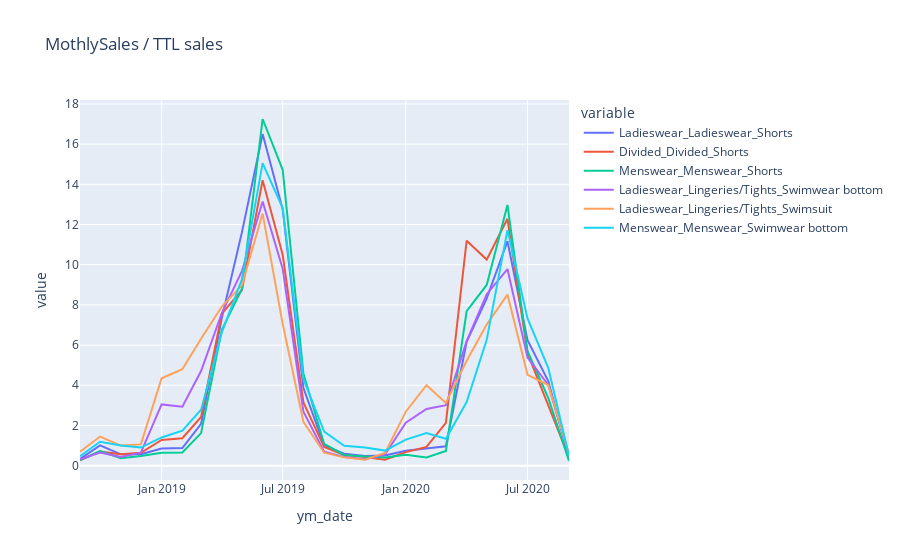

Source (notebook cell):
### Code cell
display(dfgrp2.corr()[['Ladieswear_Ladieswear_Jacket']].reset_index().sort_values(by='Ladieswear_Ladieswear_Jacket').head(10))

fig = px.line(dfgrp2, x='ym_date', y=['Ladieswear_Ladieswear_Shorts',
                                        'Divided_Divided_Shorts',
                                        'Menswear_Menswear_Shorts',
                                        'Ladieswear_Lingeries/Tights_Swimwear bottom',
                                        'Ladieswear_Lingeries/Tights_Swimsuit',
                                        'Menswear_Menswear_Swimwear bottom'], title="MothlySales / TTL sales")
fig.show()

### Figure 1 — Plotly figure (JSON) as saved in the notebook; plotly's stock layout.template omitted (floating-point values rounded to 4 significant figures)
{"data": [{"hovertemplate": "variable=Ladieswear_Ladieswear_Shorts<br>ym_date=%{x}<br>value=%{y}<extra></extra>", "legendgroup": "Ladieswear_Ladieswear_Shorts", "line": {"color": "#636efa", "dash": "solid"}, "marker": {"symbol": "circle"}, "mode": "lines", "name": "Ladieswear_Ladieswear_Shorts", "orientation": "v", "showlegend": true, "type": "scatter", "x": ["2018-09-01T00:00:00", "2018-10-01T00:00:00", "2018-11-01T00:00:00", "2018-12-01T00:00:00", "2019-01-01T00:00:00", "2019-02-01T00:00:00", "2019-03-01T00:00:00", "2019-04-01T00:00:00", "2019-05-01T00:00:00", "2019-06-01T00:00:00", "2019-07-01T00:00:00", "2019-08-01T00:00:00", "2019-09-01T00:00:00", "2019-10-01T00:00:00", "2019-11-01T00:00:00", "2019-12-01T00:00:00", "2020-01-01T00:00:00", "2020-02-01T00:00:00", "2020-03-01T00:00:00", "2020-04-01T00:00:00", "2020-05-01T00:00:00", "2020-06-01T00:00:00", "2020-07-01T00:00:00", "2020-08-01T00:00:00", "2020-09-01T00:00:00"], "xaxis": "x", "y": [0.3384, 1.011, 0.5625, 0.5729, 0.8492, 0.8772, 2.078, 7.349, 11.61, 16.5, 12.76, 3.862, 0.9989, 0.5911, 0.4809, 0.5078, 0.7444, 0.8583, 0.9649, 6.165, 8.323, 11.17, 6.246, 4.205, 0.3828], "yaxis": "y"}, {"hovertemplate": "variable=Divided_Divided_Shorts<br>ym_date=%{x}<br>value=%{y}<extra></extra>", "legendgroup": "Divided_Divided_Shorts", "line": {"color": "#EF553B", "dash": "solid"}, "marker": {"symbol": "circle"}, "mode": "lines", "name": "Divided_Divided_Shorts", "orientation": "v", "showlegend": true, "type": "scatter", "x": ["2018-09-01T00:00:00", "2018-10-01T00:00:00", "2018-11-01T00:00:00", "2018-12-01T00:00:00", "2019-01-01T00:00:00", "2019-02-01T00:00:00", "2019-03-01T00:00:00", "2019-04-01T00:00:00", "2019-05-01T00:00:00", "2019-06-01T00:00:00", "2019-07-01T00:00:00", "2019-08-01T00:00:00", "2019-09-01T00:00:00", "2019-10-01T00:00:00", "2019-11-01T00:00:00", "2019-12-01T00:00:00", "2020-01-01T00:00:00", "2020-02-01T00:00:00", "2020-03-01T00:00:00", "2020-04-01T00:00:00", "2020-05-01T00:00:00", "2020-06-01T00:00:00", "2020-07-01T00:00:00", "2020-08-01T00:00:00", "2020-09-01T00:00:00"], "xaxis": "x", "y": [0.2673, 0.6966, 0.5627, 0.638, 1.281, 1.362, 2.424, 7.562, 8.728, 14.21, 10.49, 3.15, 0.9254, 0.5304, 0.4258, 0.2944, 0.6722, 0.9341, 2.126, 11.2, 10.26, 12.28, 5.595, 2.987, 0.3989], "yaxis": "y"}, {"hovertemplate": "variable=Menswear_Menswear_Shorts<br>ym_date=%{x}<br>value=%{y}<extra></extra>", "legendgroup": "Menswear_Menswear_Shorts", "line": {"color": "#00cc96", "dash": "solid"}, "marker": {"symbol": "circle"}, "mode": "lines", "name": "Menswear_Menswear_Shorts", "orientation": "v", "showlegend": true, "type": "scatter", "x": ["2018-09-01T00:00:00", "2018-10-01T00:00:00", "2018-11-01T00:00:00", "2018-12-01T00:00:00", "2019-01-01T00:00:00", "2019-02-01T00:00:00", "2019-03-01T00:00:00", "2019-04-01T00:00:00", "2019-05-01T00:00:00", "2019-06-01T00:00:00", "2019-07-01T00:00:00", "2019-08-01T00:00:00", "2019-09-01T00:00:00", "2019-10-01T00:00:00", "2019-11-01T00:00:00", "2019-12-01T00:00:00", "2020-01-01T00:00:00", "2020-02-01T00:00:00", "2020-03-01T00:00:00", "2020-04-01T00:00:00", "2020-05-01T00:00:00", "2020-06-01T00:00:00", "2020-07-01T00:00:00", "2020-08-01T00:00:00", "2020-09-01T00:00:00"], "xaxis": "x", "y": [0.2765, 0.7293, 0.3721, 0.4794, 0.639, 0.6522, 1.62, 6.763, 8.793, 17.25, 14.72, 4.578, 1.08, 0.53, 0.4601, 0.4056, 0.5425, 0.4119, 0.729, 7.69, 8.992, 12.98, 5.7, 3.373, 0.2313], "yaxis": "y"}, {"hovertemplate": "variable=Ladieswear_Lingeries/Tights_Swimwear bottom<br>ym_date=%{x}<br>value=%{y}<extra></extra>", "legendgroup": "Ladieswear_Lingeries/Tights_Swimwear bottom", "line": {"color": "#ab63fa", "dash": "solid"}, "marker": {"symbol": "circle"}, "mode": "lines", "name": "Ladieswear_Lingeries/Tights_Swimwear bottom", "orientation": "v", "showlegend": true, "type": "scatter", "x": ["2018-09-01T00:00:00", "2018-10-01T00:00:00", "2018-11-01T00:00:00", "2018-12-01T00:00:00", "2019-01-01T00:00:00", "2019-02-01T00:00:00", "2019-03-01T00:00:00", "2019-04-01T00:00:00", "2019-05-01T00:00:00", "2019-06-01T00:00:00", "2019-07-01T00:00:00", "2019-08-01T00:00:00", "2019-09-01T00:00:00", "2019-10-01T00:00:00", "2019-11-01T00:00:00", "2019-12-01T00:00:00", "2020-01-01T00:00:00", "2020-02-01T00:00:00", "2020-03-01T00:00:00", "2020-04-01T00:00:00", "2020-05-01T00:00:00", "2020-06-01T00:00:00", "2020-07-01T00:00:00", "2020-08-01T00:00:00", "2020-09-01T00:00:00"], "xaxis": "x", "y": [0.32, 0.6573, 0.4273, 0.647, 3.049, 2.936, 4.709, 7.596, 9.677, 13.15, 9.798, 2.681, 0.694, 0.4317, 0.3148, 0.5569, 2.136, 2.819, 3.008, 6.196, 8.532, 9.784, 5.377, 4.015, 0.491], "yaxis": "y"}, {"hovertemplate": "variable=Ladieswear_Lingeries/Tights_Swimsuit<br>ym_date=%{x}<br>value=%{y}<extra></extra>", "legendgroup": "Ladieswear_Lingeries/Tights_Swimsuit", "line": {"color": "#FFA15A", "dash": "solid"}, "marker": {"symbol": "circle"}, "mode": "lines", "name": "Ladieswear_Lingeries/Tights_Swimsuit", "orientation": "v", "showlegend": true, "type": "scatter", "x": ["2018-09-01T00:00:00", "2018-10-01T00:00:00", "2018-11-01T00:00:00", "2018-12-01T00:00:00", "2019-01-01T00:00:00", "2019-02-01T00:00:00", "2019-03-01T00:00:00", "2019-04-01T00:00:00", "2019-05-01T00:00:00", "2019-06-01T00:00:00", "2019-07-01T00:00:00", "2019-08-01T00:00:00", "2019-09-01T00:00:00", "2019-10-01T00:00:00", "2019-11-01T00:00:00", "2019-12-01T00:00:00", "2020-01-01T00:00:00", "2020-02-01T00:00:00", "2020-03-01T00:00:00", "2020-04-01T00:00:00", "2020-05-01T00:00:00", "2020-06-01T00:00:00", "2020-07-01T00:00:00", "2020-08-01T00:00:00", "2020-09-01T00:00:00"], "xaxis": "x", "y": [0.69, 1.447, 1.0, 1.058, 4.35, 4.797, 6.31, 7.919, 8.973, 12.55, 7.057, 2.182, 0.6435, 0.4119, 0.2995, 0.6321, 2.686, 4.006, 3.122, 5.219, 7.025, 8.513, 4.522, 4.012, 0.5755], "yaxis": "y"}, {"hovertemplate": "variable=Menswear_Menswear_Swimwear bottom<br>ym_date=%{x}<br>value=%{y}<extra></extra>", "legendgroup": "Menswear_Menswear_Swimwear bottom", "line": {"color": "#19d3f3", "dash": "solid"}, "marker": {"symbol": "circle"}, "mode": "lines", "name": "Menswear_Menswear_Swimwear bottom", "orientation": "v", "showlegend": true, "type": "scatter", "x": ["2018-09-01T00:00:00", "2018-10-01T00:00:00", "2018-11-01T00:00:00", "2018-12-01T00:00:00", "2019-01-01T00:00:00", "2019-02-01T00:00:00", "2019-03-01T00:00:00", "2019-04-01T00:00:00", "2019-05-01T00:00:00", "2019-06-01T00:00:00", "2019-07-01T00:00:00", "2019-08-01T00:00:00", "2019-09-01T00:00:00", "2019-10-01T00:00:00", "2019-11-01T00:00:00", "2019-12-01T00:00:00", "2020-01-01T00:00:00", "2020-02-01T00:00:00", "2020-03-01T00:00:00", "2020-04-01T00:00:00", "2020-05-01T00:00:00", "2020-06-01T00:00:00", "2020-07-01T00:00:00", "2020-08-01T00:00:00", "2020-09-01T00:00:00"], "xaxis": "x", "y": [0.4693, 1.191, 1.001, 0.9013, 1.403, 1.745, 2.787, 6.626, 9.275, 15.05, 12.82, 4.311, 1.691, 0.987, 0.9059, 0.7482, 1.295, 1.618, 1.339, 3.166, 6.264, 11.72, 7.328, 4.873, 0.4813], "yaxis": "y"}], "layout": {"legend": {"title": {"text": "variable"}, "tracegroupgap": 0}, "title": {"text": "MothlySales / TTL sales"}, "xaxis": {"anchor": "y", "domain": [0, 1], "title": {"text": "ym_date"}}, "yaxis": {"anchor": "x", "domain": [0, 1], "title": {"text": "value"}}}}
